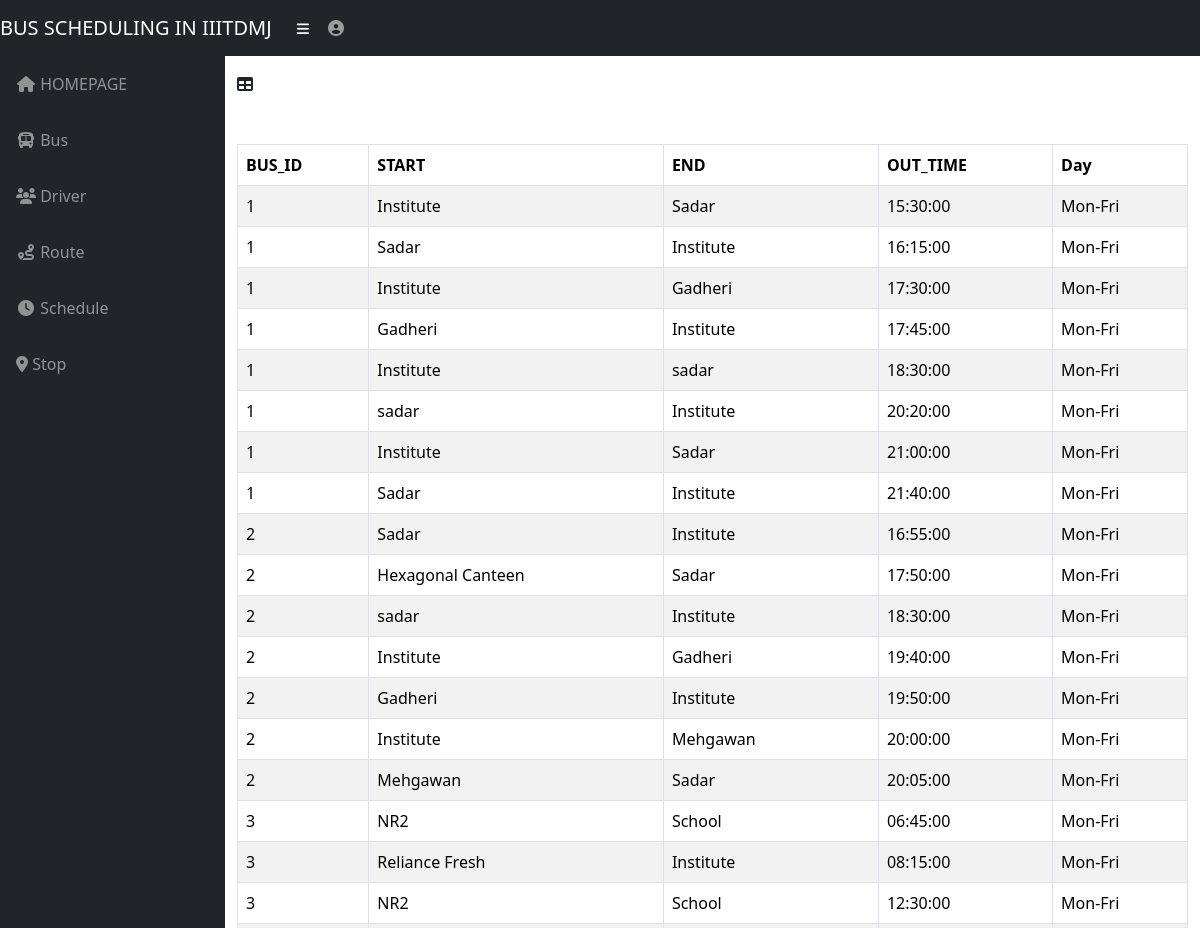
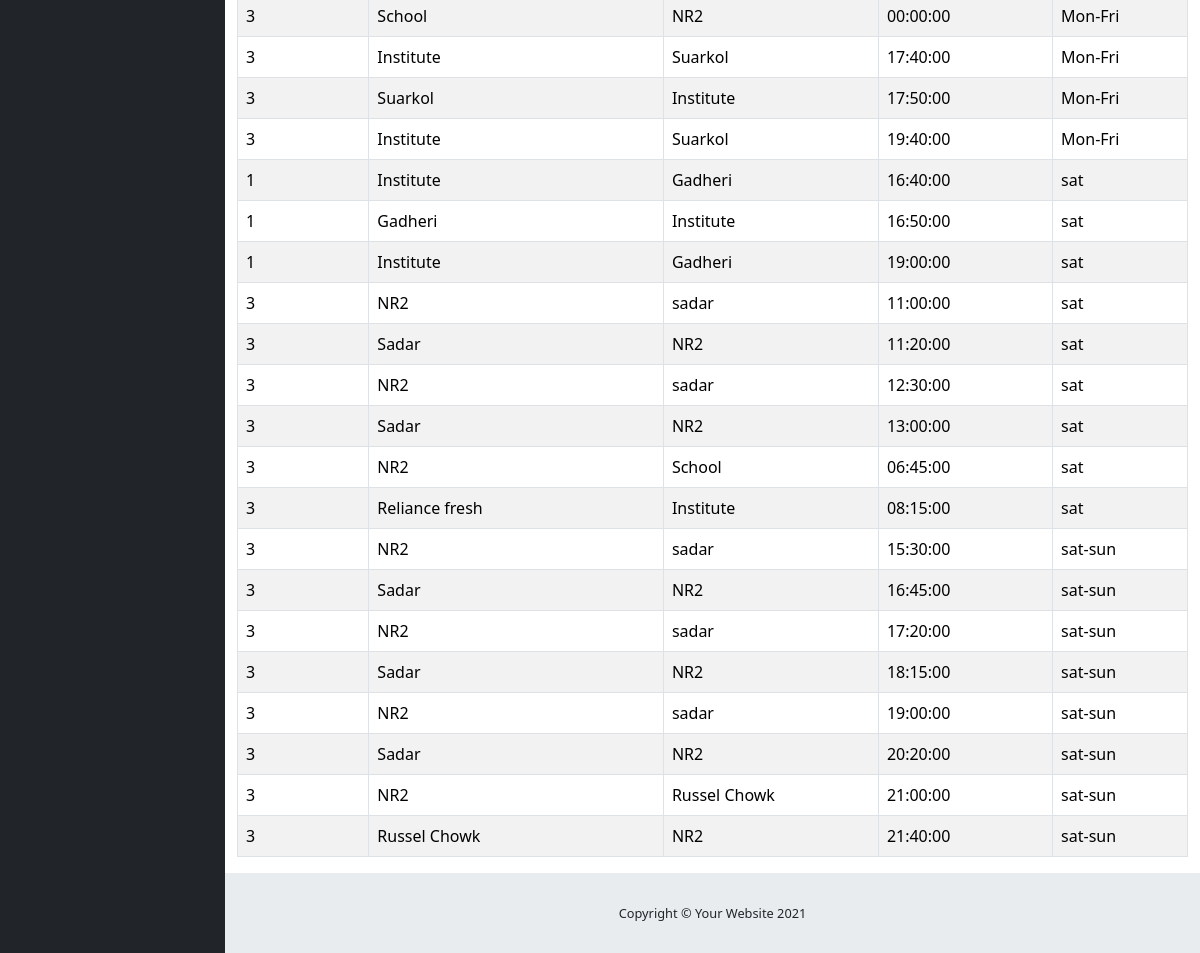
Page /userschedule.php (signed in) on the committed database (2 pictures, top to bottom).
### tables this page shows
CREATE TABLE `schedule` (
  `BUS_ID` int(11) NOT NULL,
  `START` varchar(50) NOT NULL,
  `END` varchar(50) NOT NULL,
  `OUT_TIME` time NOT NULL,
  `day` varchar(50) DEFAULT NULL
);

### userschedule.php (the view, shortened to what this page needs)
<?php include 'connection.php';
  ?>
<!DOCTYPE html>
<html lang="en">
<head>
  <link href="vendor/bootstrap/css/bootstrap.min.css" rel="stylesheet">
  <link href="vendor/fontawesome-free/css/all.min.css" rel="stylesheet" type="text/css">
  <link href="vendor/datatables/dataTables.bootstrap4.css" rel="stylesheet">
  <link href="css/sb-admin.css" rel="stylesheet">
</head>
<body id="page-top">
  <nav class="navbar navbar-expand navbar-dark bg-dark static-top">
    <a class="navbar-brand mr-1" href="index.php">BUS SCHEDULING IN IIITDMJ</a>
    <button class="btn btn-link btn-sm text-white order-1 order-sm-0" id="sidebarToggle" href="#">
      <i class="fas fa-bars"></i>
    </button>
    <ul class="navbar-nav ml-auto ml-md-0">
      <li class="nav-item dropdown no-arrow">
        <a class="nav-link dropdown-toggle" href="#" id="userDropdown" role="button" data-toggle="dropdown"
          aria-haspopup="true" aria-expanded="false">
          <i class="fas fa-user-circle fa-fw"></i>
        </a>
      </li>
    </ul>
  </nav>
  <div id="wrapper">
    <ul class="sidebar navbar-nav bg-dark">
      <li class="nav-item">
        <a class="nav-link" href="homepage.php">
          <i class="fas fa-fw fa-home"></i>
          <span>HOMEPAGE</span>
        </a>
      </li>
      <li class="nav-item">
        <a class="nav-link" href="userbus.php">
          <i class="fas fa-fw fa-bus"></i>
          <span>Bus</span></a>
      </li>
      <li class="nav-item">
        <a class="nav-link" href="userdriver.php">
          <i class="fas fa-fw fa-users    "></i>
          <span>Driver</span></a>
      </li>
      <li class="nav-item">
        <a class="nav-link" href="userroute.php">
          <i class="fas fa-fw fa-route   "></i>
          <span>Route</span></a>
      </li>
      <li class="nav-item">
        <a class="nav-link" href="userschedule.php">
          <i class="fas fa-fw fa-clock  "></i>
          <span>Schedule</span></a>
      </li>
      <li class="nav-item">
        <a class="nav-link" href="userstop.php">
          <i class="fas fa fa-map-marker"></i>
          <span>Stop</span></a>
      </li>
    </ul>
  <div id="content-wrapper">
    <div class="container-fluid">
      <div class="col-lg-12">
        <i class="fas fa-table"></i>
      </div>
      <br> </br>
      <div class="table-responsive">
        <table class="table table-bordered table-hover table-striped">
          <thead>
            <tr>
              <th>BUS_ID</th>
              <th>START</th>
              <th>END</th>
              <th>OUT_TIME</th>
              <th>Day</th>
            </tr>
          </thead>
          <tbody>
            <?php
                $query = 'SELECT * FROM schedule';
                    $result = mysqli_query($db, $query) or die (mysqli_error($db));
                        while ($row = mysqli_fetch_assoc($result)) {
                            echo '<tr>';
                            echo '<td>'. $row['BUS_ID'].'</td>';
                            echo '<td>'. $row['START'].'</td>';
                            echo '<td>'. $row['END'].'</td>';
                            echo '<td>'. $row['OUT_TIME'].'</td>';
                            echo '<td>'. $row['day'].'</td>';
                            echo '</tr> ';
                }
            ?>
          </tbody>
        </table>
      </div>
  <?php include 'footer.php'; ?>

### CSS/sb-admin.css (style rules this page uses)
html { position: relative; min-height: 100%; }
body { height: 100%; }
#wrapper { display: -webkit-box; display: -ms-flexbox; display: flex; }
#wrapper #content-wrapper { overflow-x: hidden; width: 100%; padding-top: 1rem; padding-bottom: 80px; }
.navbar-nav .nav-item.dropdown .dropdown-toggle::after { width: 1rem; text-align: center; float: right; vertical-align: 0; border: 0; font-weight: 900; content: '\f105'; font-family: 'Font Awesome 5 Free'; }
.navbar-nav .nav-item.dropdown.no-arrow .dropdown-toggle::after { display: none; }
.sidebar { width: 90px !important; background-color: #212529; min-height: calc(100vh - 56px); }
.sidebar .nav-item:last-child { margin-bottom: 1rem; }
.sidebar .nav-item .nav-link { text-align: center; padding: 0.75rem 1rem; width: 90px; }
.sidebar .nav-item .nav-link span { font-size: 0.65rem; display: block; }
.sidebar .nav-item .nav-link { color: rgba(255, 255, 255, 0.5); }
@media (min-width: 768px) { .sidebar { width: 225px !important; } }
@media (min-width: 768px) { .sidebar .nav-item .nav-link { display: block; width: 100%; text-align: left; padding: 1rem; width: 225px; } }
@media (min-width: 768px) { .sidebar .nav-item .nav-link span { font-size: 1rem; display: inline; } }
:root { --input-padding-x: 0.75rem; --input-padding-y: 0.75rem; }

### userschedule.php (style rules this page uses)
body { height: 100%; background-image: url("https://media.istockphoto.com/photos/abstract-bright-gradient-motion-spring-or-summer-landscape-texture-picture-id1253193147?b=1&k=20&m=1253193147&s=170667a&w=0&h=9XtMIDuKB6wtylaKfFuVS_Rajs3y94jZBVN4rtErYJM="); background-position: center; background-repeat: no-repeat; background-size: cover; }

### rows in the picture
schedule: BUS_ID "1", START "Institute", END "Sadar", OUT_TIME "15:30:00", day "Mon-Fri"
schedule: BUS_ID "1", START "Sadar", END "Institute", OUT_TIME "16:15:00", day "Mon-Fri"
schedule: BUS_ID "1", START "Institute", END "Gadheri", OUT_TIME "17:30:00", day "Mon-Fri"
schedule: BUS_ID "1", START "Gadheri", END "Institute", OUT_TIME "17:45:00", day "Mon-Fri"
schedule: BUS_ID "1", START "Institute", END "sadar", OUT_TIME "18:30:00", day "Mon-Fri"
schedule: BUS_ID "1", START "sadar", END "Institute", OUT_TIME "20:20:00", day "Mon-Fri"
schedule: BUS_ID "1", START "Institute", END "Sadar", OUT_TIME "21:00:00", day "Mon-Fri"
schedule: BUS_ID "1", START "Sadar", END "Institute", OUT_TIME "21:40:00", day "Mon-Fri"
schedule: BUS_ID "2", START "Sadar", END "Institute", OUT_TIME "16:55:00", day "Mon-Fri"
schedule: BUS_ID "2", START "Hexagonal Canteen", END "Sadar", OUT_TIME "17:50:00", day "Mon-Fri"
schedule: BUS_ID "2", START "sadar", END "Institute", OUT_TIME "18:30:00", day "Mon-Fri"
schedule: BUS_ID "2", START "Institute", END "Gadheri", OUT_TIME "19:40:00", day "Mon-Fri"
schedule: BUS_ID "2", START "Gadheri", END "Institute", OUT_TIME "19:50:00", day "Mon-Fri"
schedule: BUS_ID "2", START "Institute", END "Mehgawan", OUT_TIME "20:00:00", day "Mon-Fri"
schedule: BUS_ID "2", START "Mehgawan", END "Sadar", OUT_TIME "20:05:00", day "Mon-Fri"
schedule: BUS_ID "3", START "NR2", END "School", OUT_TIME "06:45:00", day "Mon-Fri"
schedule: BUS_ID "3", START "Reliance Fresh", END "Institute", OUT_TIME "08:15:00", day "Mon-Fri"
schedule: BUS_ID "3", START "NR2", END "School", OUT_TIME "12:30:00", day "Mon-Fri"
schedule: BUS_ID "3", START "School", END "NR2", OUT_TIME "00:00:00", day "Mon-Fri"
schedule: BUS_ID "3", START "Institute", END "Suarkol", OUT_TIME "17:40:00", day "Mon-Fri"
schedule: BUS_ID "3", START "Suarkol", END "Institute", OUT_TIME "17:50:00", day "Mon-Fri"
schedule: BUS_ID "3", START "Institute", END "Suarkol", OUT_TIME "19:40:00", day "Mon-Fri"
schedule: BUS_ID "1", START "Institute", END "Gadheri", OUT_TIME "16:40:00", day "sat"
schedule: BUS_ID "1", START "Gadheri", END "Institute", OUT_TIME "16:50:00", day "sat"
schedule: BUS_ID "1", START "Institute", END "Gadheri", OUT_TIME "19:00:00", day "sat"
schedule: BUS_ID "3", START "NR2", END "sadar", OUT_TIME "11:00:00", day "sat"
schedule: BUS_ID "3", START "Sadar", END "NR2", OUT_TIME "11:20:00", day "sat"
schedule: BUS_ID "3", START "NR2", END "sadar", OUT_TIME "12:30:00", day "sat"
schedule: BUS_ID "3", START "Sadar", END "NR2", OUT_TIME "13:00:00", day "sat"
schedule: BUS_ID "3", START "NR2", END "School", OUT_TIME "06:45:00", day "sat"
schedule: BUS_ID "3", START "Reliance fresh", END "Institute", OUT_TIME "08:15:00", day "sat"
schedule: BUS_ID "3", START "NR2", END "sadar", OUT_TIME "15:30:00", day "sat-sun"
schedule: BUS_ID "3", START "Sadar", END "NR2", OUT_TIME "16:45:00", day "sat-sun"
schedule: BUS_ID "3", START "NR2", END "sadar", OUT_TIME "17:20:00", day "sat-sun"
schedule: BUS_ID "3", START "Sadar", END "NR2", OUT_TIME "18:15:00", day "sat-sun"
schedule: BUS_ID "3", START "NR2", END "sadar", OUT_TIME "19:00:00", day "sat-sun"
schedule: BUS_ID "3", START "Sadar", END "NR2", OUT_TIME "20:20:00", day "sat-sun"
schedule: BUS_ID "3", START "NR2", END "Russel Chowk", OUT_TIME "21:00:00", day "sat-sun"
schedule: BUS_ID "3", START "Russel Chowk", END "NR2", OUT_TIME "21:40:00", day "sat-sun"
